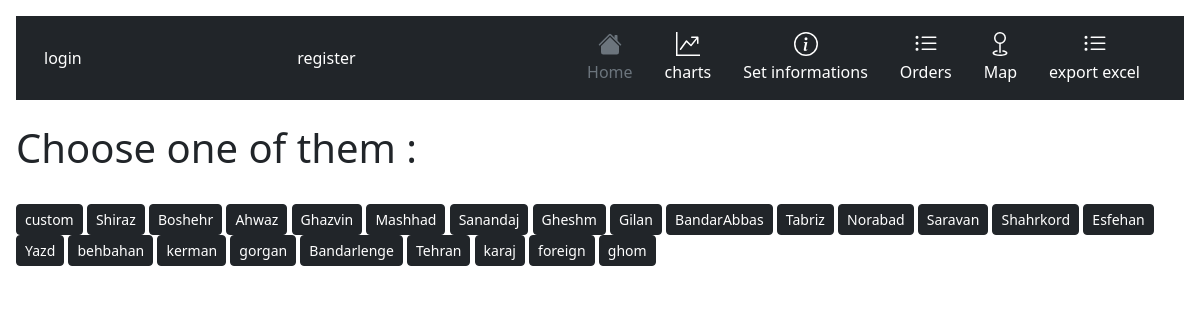
/setCity/, run on the app's committed database.
### accounts/models.py (models this page shows, shortened)
class City(models.Model):
    name = models.CharField(max_length=100, null=True, blank=True)
    north = models.DecimalField(max_digits=5, decimal_places=3)
    east = models.DecimalField(max_digits=5, decimal_places=3)
    class Meta:
        verbose_name = "City"
        verbose_name_plural = "Cities"
    def __str__(self):
        return str(self.name)

### info/views.py (the view)
# urls.py: path('setCity/',setCityPage,name="setCityPage"),
def setCityPage(request):
    cities = City.objects.all()
    return render(request,'info/sets/setCityPage.html',{"cities" : cities})

### info/templates/info/sets/setCityPage.html (shortened to what this page needs)
{% extends 'info/base.html' %}
{% load static %}
{% block content %}
    <h1>Choose one of them :</h1></br>
                {% for city in cities %}
                  <a class="btn btn-dark btn-sm" href="{% url 'info:setCitylist' city %}" role="button">{{city}}</a>
                {% endfor %}
{% endblock %}

### data on the page
City: name "custom"
City: name "Shiraz"
City: name "Boshehr"
City: name "Ahwaz"
City: name "Ghazvin"
City: name "Mashhad"
City: name "Sanandaj"
City: name "Gheshm"
City: name "Gilan"
City: name "BandarAbbas"
City: name "Tabriz"
City: name "Norabad"
City: name "Saravan"
City: name "Shahrkord"
City: name "Esfehan"
City: name "Yazd"
City: name "behbahan"
City: name "kerman"
City: name "gorgan"
City: name "Bandarlenge"
City: name "Tehran"
City: name "karaj"
City: name "foreign"
City: name "ghom"
